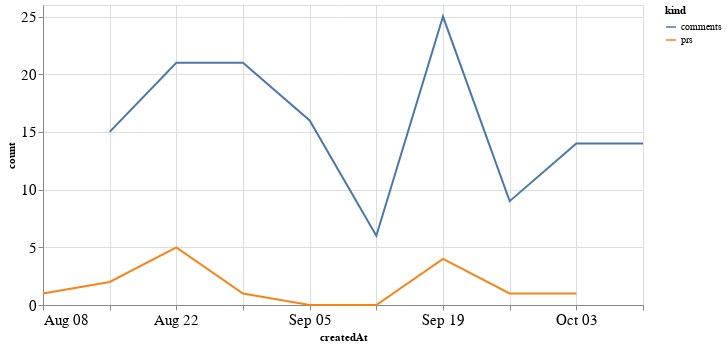

Notebook source saved alongside this figure:
### Code cell
alt.Chart(total_time, width=600).mark_line().encode(
    x='createdAt',
    y='count',
    color='kind'
)

### Figure 1 — Vega-Lite specification as saved in the notebook (floating-point values rounded to 4 significant figures)
{"config": {"axisLeft": {"labelFontSize": 15}, "axisBottom": {"labelFontSize": 15}}, "data": {"name": "data-d90b20ecda22f33f790438974c19dfb1"}, "mark": "line", "encoding": {"color": {"type": "nominal", "field": "kind"}, "x": {"type": "temporal", "field": "createdAt"}, "y": {"type": "quantitative", "field": "count"}}, "width": 600, "$schema": "https://vega.github.io/schema/vega-lite/v4.8.1.json", "datasets": {"data-d90b20ecda22f33f790438974c19dfb1": [{"createdAt": "2021-08-08T00:00:00", "kind": "prs", "count": 1.0}, {"createdAt": "2021-08-15T00:00:00", "kind": "prs", "count": 2.0}, {"createdAt": "2021-08-22T00:00:00", "kind": "prs", "count": 5.0}, {"createdAt": "2021-08-29T00:00:00", "kind": "prs", "count": 1.0}, {"createdAt": "2021-09-05T00:00:00", "kind": "prs", "count": 0.0}, {"createdAt": "2021-09-12T00:00:00", "kind": "prs", "count": 0.0}, {"createdAt": "2021-09-19T00:00:00", "kind": "prs", "count": 4.0}, {"createdAt": "2021-09-26T00:00:00", "kind": "prs", "count": 1.0}, {"createdAt": "2021-10-03T00:00:00", "kind": "prs", "count": 1.0}, {"createdAt": "2021-10-10T00:00:00", "kind": "prs", "count": null}, {"createdAt": "2021-08-08T00:00:00", "kind": "comments", "count": null}, {"createdAt": "2021-08-15T00:00:00", "kind": "comments", "count": 15.0}, {"createdAt": "2021-08-22T00:00:00", "kind": "comments", "count": 21.0}, {"createdAt": "2021-08-29T00:00:00", "kind": "comments", "count": 21.0}, {"createdAt": "2021-09-05T00:00:00", "kind": "comments", "count": 16.0}, {"createdAt": "2021-09-12T00:00:00", "kind": "comments", "count": 6.0}, {"createdAt": "2021-09-19T00:00:00", "kind": "comments", "count": 25.0}, {"createdAt": "2021-09-26T00:00:00", "kind": "comments", "count": 9.0}, {"createdAt": "2021-10-03T00:00:00", "kind": "comments", "count": 14.0}, {"createdAt": "2021-10-10T00:00:00", "kind": "comments", "count": 14.0}]}}
